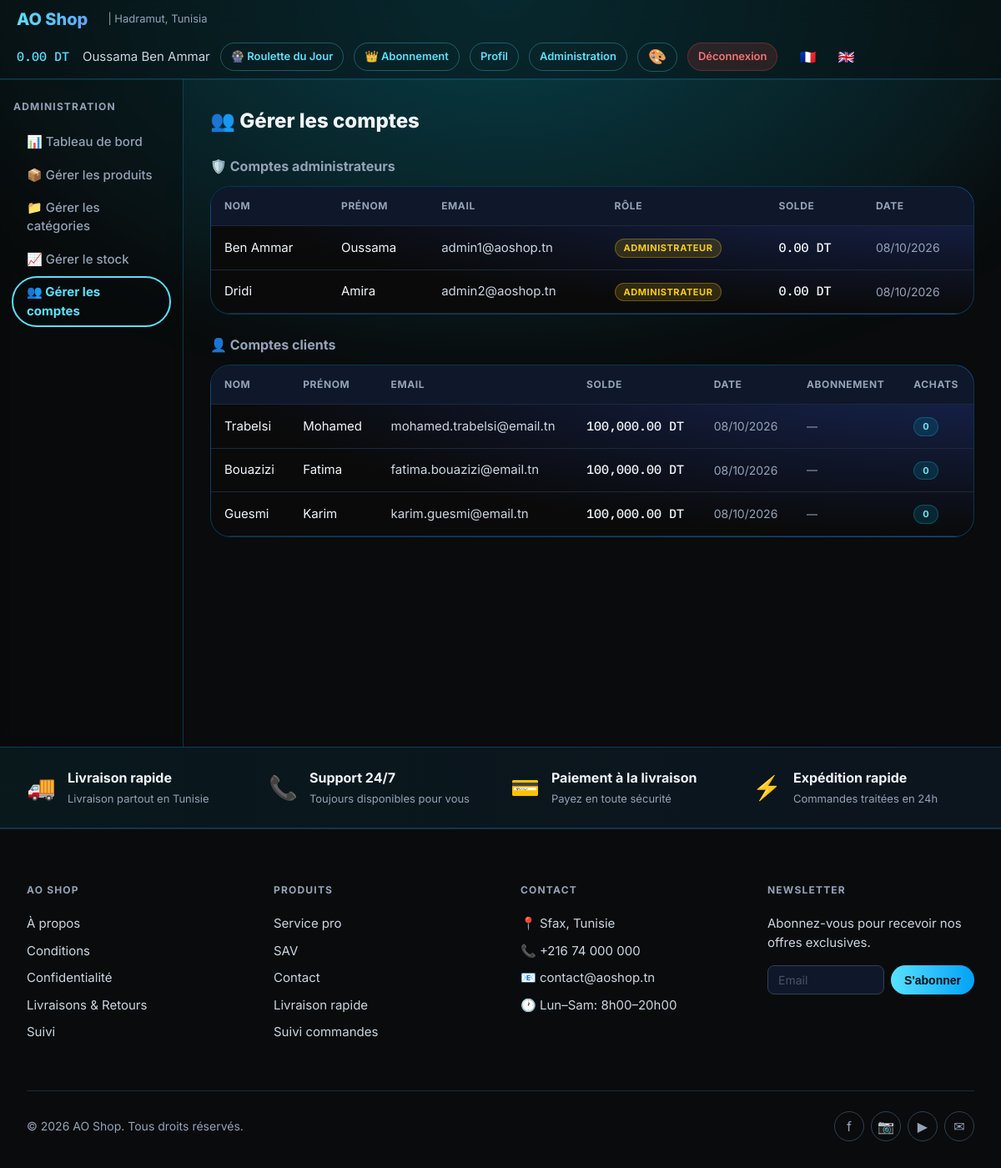
Page /admin/comptes.php?lang=fr (signed in) on the committed database.
### tables this page shows
CREATE TABLE users (
    id_user INT AUTO_INCREMENT PRIMARY KEY,
    nom VARCHAR(100) NOT NULL,
    prenom VARCHAR(100) NOT NULL,
    email VARCHAR(150) UNIQUE NOT NULL,
    mot_de_passe VARCHAR(255) NOT NULL,
    role ENUM('client', 'admin') DEFAULT 'client',
    solde DECIMAL(10,2) DEFAULT 100000.00,
    date_inscription DATETIME DEFAULT CURRENT_TIMESTAMP,
    INDEX idx_role (role),
    INDEX idx_email (email)
);

### lang.php (called while the page is built, shortened)
<?php
$lang = $_SESSION['lang'];
function __t(string $key): string {
    global $translations, $lang;
    return $translations[$lang][$key] ?? $key;
}

### admin/comptes.php (the view, shortened to what this page needs)
<?php
require_once __DIR__ . '/../db.php';
require_once __DIR__ . '/../lang.php';
$stmt = $pdo->query("
    SELECT u.*,
           (SELECT COUNT(*) FROM commandes WHERE id_user = u.id_user) as nb_achats,
           (SELECT COUNT(*) FROM abonnements WHERE id_user = u.id_user AND actif = 1 AND date_fin > NOW()) as abonnement_actif
    FROM users u
    WHERE u.role = 'client'
    ORDER BY u.date_inscription DESC
");
$clients = $stmt->fetchAll();
$stmt = $pdo->query("
    SELECT id_user, nom, prenom, email, solde, date_inscription
    FROM users
    WHERE role = 'admin'
    ORDER BY date_inscription ASC
");
$admins = $stmt->fetchAll();
$adminSectionTitle = $lang === 'en' ? 'Admin Accounts' : 'Comptes administrateurs';
$adminRoleLabel = $lang === 'en' ? 'Administrator' : 'Administrateur';
$clientsSectionTitle = $lang === 'en' ? 'Client Accounts' : 'Comptes clients';
?>
<!DOCTYPE html>
<html lang="<?php echo $lang; ?>">
<head>
    <link rel="stylesheet" href="../assets/style.css">
</head>
<body>
    <div class="fancy-top-gradient"></div>
    <?php include __DIR__ . '/../includes/header.php'; ?>
    <div class="page-layout">
        <aside class="sidebar">
            <div style="font-size:0.75rem; font-weight:700; text-transform:uppercase; letter-spacing:0.1em; color:var(--text-muted); margin-bottom:1rem;">
                <?php echo __t('admin_panel'); ?>
            </div>
            <a href="dashboard.php" class="category-item">📊 <?php echo __t('dashboard'); ?></a>
            <a href="produits.php" class="category-item">📦 <?php echo __t('manage_products'); ?></a>
            <a href="categories.php" class="category-item">📁 <?php echo __t('manage_categories'); ?></a>
            <a href="stock.php" class="category-item">📈 <?php echo __t('manage_stock'); ?></a>
            <a href="comptes.php" class="category-item active">👥 <?php echo __t('manage_accounts'); ?></a>
        </aside>
        <main class="main-content">
            <h1 style="font-size:1.5rem; font-weight:800; margin-bottom:1.5rem;">
                👥 <?php echo __t('manage_accounts'); ?>
            </h1>
            <h2 style="font-size:1rem; font-weight:700; margin-bottom:0.75rem; color:var(--text-muted);">
                🛡️ <?php echo htmlspecialchars($adminSectionTitle); ?>
            </h2>
            <div class="card" style="padding:0; overflow:auto; margin-bottom:1.5rem;">
                <table class="data-table" style="min-width:760px;">
                    <thead>
                        <tr>
                            <th>Nom</th>
                            <th>Prénom</th>
                            <th>Email</th>
                            <th>Rôle</th>
                            <th><?php echo __t('balance'); ?></th>
                            <th>Date</th>
                        </tr>
                    </thead>
                    <tbody>
                        <?php if (empty($admins)): ?>
                            <tr>
                                <td colspan="6" style="color:var(--text-muted); text-align:center; padding:1rem;">—</td>
                            </tr>
                        <?php else: ?>
                            <?php foreach ($admins as $ad): ?>
                                <tr>
                                    <td><?php echo htmlspecialchars($ad['nom']); ?></td>
                                    <td><?php echo htmlspecialchars($ad['prenom']); ?></td>
                                    <td style="color:var(--text-dim);"><?php echo htmlspecialchars($ad['email']); ?></td>
                                    <td><span class="badge badge-gold"><?php echo htmlspecialchars($adminRoleLabel); ?></span></td>
                                    <td class="price-tag" style="font-size:0.9375rem;">
                                        <?php echo number_format($ad['solde'], 2); ?> DT
                                    </td>
                                    <td style="color:var(--text-muted); font-size:0.875rem;">
                                        <?php echo date('d/m/Y', strtotime($ad['date_inscription'])); ?>
                                    </td>
                                </tr>
                            <?php endforeach; ?>
                        <?php endif; ?>
                    </tbody>
                </table>
            </div>
            <h2 style="font-size:1rem; font-weight:700; margin-bottom:0.75rem; color:var(--text-muted);">
                👤 <?php echo htmlspecialchars($clientsSectionTitle); ?>
            </h2>
            <div class="card" style="padding:0; overflow:auto;">
                <table class="data-table" style="min-width:900px;">
                    <thead>
                        <tr>
                            <th>Nom</th>
                            <th>Prénom</th>
                            <th>Email</th>
                            <th><?php echo __t('balance'); ?></th>
                            <th>Date</th>
                            <th>Abonnement</th>
                            <th>Achats</th>
                        </tr>
                    </thead>
                    <tbody>
                        <?php foreach ($clients as $cl): ?>
                            <tr style="cursor:pointer;" onclick="window.location.href='?view=<?php echo $cl['id_user']; ?>'">
                                <td><?php echo htmlspecialchars($cl['nom']); ?></td>
                                <td><?php echo htmlspecialchars($cl['prenom']); ?></td>
                                <td style="color:var(--text-dim);"><?php echo htmlspecialchars($cl['email']); ?></td>
                                <td class="price-tag" style="font-size:0.9375rem;">
                                    <?php echo number_format($cl['solde'], 2); ?> DT
                                </td>
                                <td style="color:var(--text-muted); font-size:0.875rem;">
                                    <?php echo date('d/m/Y', strtotime($cl['date_inscription'])); ?>
                                </td>
                                <td>
                                    <?php if ($cl['abonnement_actif'] > 0): ?>
                                        <span class="badge badge-green">Actif</span>
                                    <?php else: ?>
                                        <span style="color:var(--text-muted); font-size:0.8125rem;">—</span>
                                    <?php endif; ?>
                                </td>
                                <td>
                                    <span class="badge badge-cyan"><?php echo $cl['nb_achats']; ?></span>
                                </td>
                            </tr>
                        <?php endforeach; ?>
                    </tbody>
                </table>
            </div>
        </main>
    </div>
    <?php include __DIR__ . '/../includes/footer.php'; ?>
</body>
</html>

### assets/style.css (style rules this page uses)
:root { --bg-base: #090b0c; --bg-card: #1e293b; --bg-card-hover: #1e3a8a; --primary: #58E1FF; --secondary: #00a2f8; --text-main: #f1f5f9; --text-muted: #94a3b8; --text-dim: #cbd5e1; --border-glow: color-mix(in srgb, var(--primary) 10%, transparent); --shadow-glow: color-mix(in srgb, var(--primary) 80%, transparent); --danger: #ef4444; --success: #22c55e; --bg-dark: #0f172a; --border-subtle: #334155; }
* { box-sizing: border-box; margin: 0; padding: 0; }
body { background-color: var(--bg-base); color: var(--text-main); font-family: 'Inter', ui-sans-serif, system-ui, sans-serif; min-height: 100vh; line-height: 1.5; }
* { scrollbar-width: thin; scrollbar-color: var(--border-subtle) transparent; }
a { color: inherit; text-decoration: none; transition: color 0.15s; }
.price-tag { font-family: 'IBM Plex Mono', monospace; font-weight: 500; color: var(--primary); font-size: 1.125rem; }
.page-layout { display: flex; min-height: 100vh; }
.main-content { flex: 1; padding: 2rem; overflow-x: hidden; }
.card { position: relative; border-radius: 1.5rem; background: radial-gradient(100% 100% at 100% 0%, #172554, #0a0a0a); border: 1px solid color-mix(in srgb, var(--secondary) 30%, transparent); overflow: hidden; contain: paint style layout; transition: background 0.3s ease, transform 0.2s ease; z-index: 2; }
.card::before { content: ""; position: absolute; inset: 0; z-index: 20; border-radius: inherit; opacity: 0%; pointer-events: none; background: radial-gradient(ellipse at var(--mouse-x, 50%) var(--mouse-y, 50%), rgb(6 182 212 / 100%), rgb(29 78 216 / 40%) 25%, rgb(30 58 138 / 15%) 50%); mix-blend-mode: hard-light; transition: opacity 0.82s; }
.sidebar { background-color: color-mix(in srgb, var(--bg-base) 40%, transparent); border-right: 1px solid color-mix(in srgb, var(--secondary) 30%, transparent); backdrop-filter: blur(8px); padding: 1.5rem 1rem; width: 220px; min-height: 100vh; flex-shrink: 0; }
.fancy-top-gradient { position: fixed; top: 0; left: 0; right: 0; height: 600px; z-index: -10; pointer-events: none; background: radial-gradient(70% 500px at 50% 0%, rgb(6 182 212 / 30%), transparent); mask-image: radial-gradient(70% 500px at 50% 0%, white 70%, transparent); -webkit-mask-image: radial-gradient(70% 500px at 50% 0%, white 70%, transparent); }
.category-item { border-radius: 9999px; padding: 0.4rem 1rem; font-weight: 500; font-size: 0.9375rem; color: var(--text-muted); transition: all 0.15s; cursor: pointer; display: flex; align-items: center; gap: 0.5rem; text-decoration: none; margin-bottom: 0.25rem; }
.category-item.active { background: color-mix(in srgb, var(--bg-base) 50%, transparent); outline: 2px solid var(--primary); color: var(--primary); font-weight: 700; }
.badge { display: inline-flex; align-items: center; padding: 0.125rem 0.625rem; border-radius: 9999px; font-size: 0.6875rem; font-weight: 700; text-transform: uppercase; letter-spacing: 0.05em; }
.badge-cyan { background: rgb(6 182 212 / 15%); color: #67e8f9; border: 1px solid rgb(6 182 212 / 30%); }
.badge-gold { background: rgb(250 204 21 / 15%); color: #facc15; border: 1px solid rgb(250 204 21 / 30%); }
.data-table { width: 100%; border-collapse: collapse; font-size: 0.9375rem; }
.data-table th { text-align: left; padding: 0.875rem 1rem; font-size: 0.75rem; font-weight: 700; text-transform: uppercase; letter-spacing: 0.05em; color: var(--text-muted); border-bottom: 1px solid var(--bg-card); background: var(--bg-dark); }
.data-table td { padding: 0.875rem 1rem; border-bottom: 1px solid var(--bg-card); color: var(--text-main); }

### rows in the picture
users: nom "Ben Ammar", prenom "Oussama", email "admin1@aoshop.tn", solde "0.00", date_inscription "08/10/2026"
users: nom "Dridi", prenom "Amira", email "admin2@aoshop.tn", solde "0.00", date_inscription "08/10/2026"
users: nom "Trabelsi", prenom "Mohamed", email "mohamed.trabelsi@email.tn", solde "100,000.00", date_inscription "08/10/2026", nb_achats "0"
users: nom "Bouazizi", prenom "Fatima", email "fatima.bouazizi@email.tn", solde "100,000.00", date_inscription "08/10/2026", nb_achats "0"
users: nom "Guesmi", prenom "Karim", email "karim.guesmi@email.tn", solde "100,000.00", date_inscription "08/10/2026", nb_achats "0"

### other values in the picture
$_SESSION['solde'] "0.00"
__t('daily_roulette') "Roulette du Jour"
__t('subscription') "Abonnement"
__t('profile') "Profil"
__t('admin_panel') "Administration"
__t('logout') "Déconnexion"
__t('admin_panel') "ADMINISTRATION"
__t('dashboard') "Tableau de bord"
__t('manage_products') "Gérer les produits"
__t('manage_categories') "Gérer les catégories"
__t('manage_stock') "Gérer le stock"
__t('manage_accounts') "Gérer les comptes"
$adminSectionTitle "Comptes administrateurs"
__t('balance') "SOLDE"
$clientsSectionTitle "Comptes clients"
